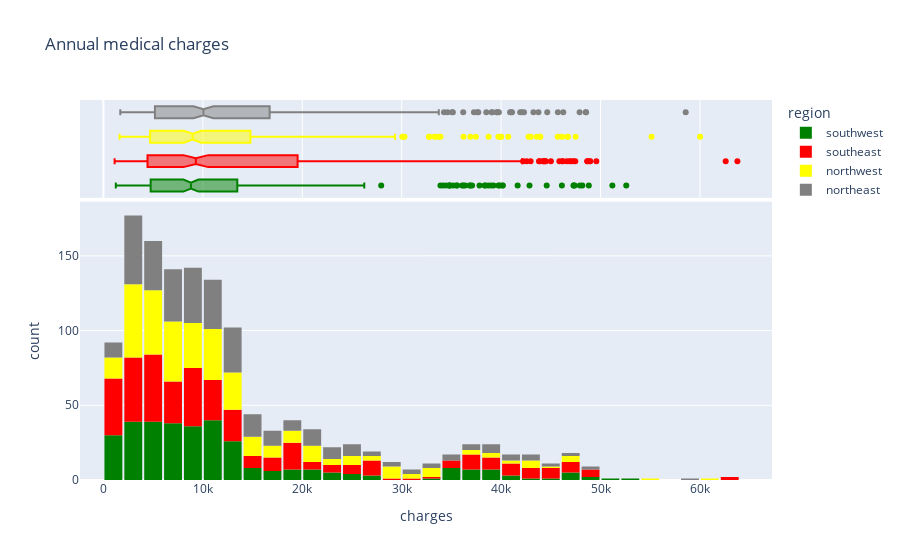

The code cell stored with this chart in its notebook:
### Markdown cell above
###
Annual medical charges show similar patterns for males and females, with most charges below $15,000 and a few extreme cases above $60,000. The medians and spreads are nearly identical, suggesting that sex alone does not strongly influence medical expenses; other factors are likely more significant.

### Code cell
fig = px.histogram(medical_df,
                  x='charges',
                  marginal='box',
                  color='region',
                  color_discrete_sequence=['green','red','yellow','grey'],
                  title='Annual medical charges')
fig.update_layout(bargap=0.1)
fig.show()

### Figure 1 — Plotly figure (JSON) as saved in the notebook; plotly's stock layout.template omitted (floating-point values rounded to 4 significant figures; data arrays with more than 128 entries replaced by an {"elided": "..."} marker saying what was removed)
{"data": [{"alignmentgroup": "True", "bingroup": "x", "hovertemplate": "region=southwest<br>charges=%{x}<br>count=%{y}<extra></extra>", "legendgroup": "southwest", "marker": {"color": "green", "pattern": {"shape": ""}}, "name": "southwest", "offsetgroup": "southwest", "orientation": "v", "showlegend": true, "type": "histogram", "x": {"elided": "325 float values"}, "xaxis": "x", "yaxis": "y"}, {"alignmentgroup": "True", "hovertemplate": "region=southwest<br>charges=%{x}<extra></extra>", "legendgroup": "southwest", "marker": {"color": "green"}, "name": "southwest", "notched": true, "offsetgroup": "southwest", "showlegend": false, "type": "box", "x": {"elided": "325 float values"}, "xaxis": "x2", "yaxis": "y2"}, {"alignmentgroup": "True", "bingroup": "x", "hovertemplate": "region=southeast<br>charges=%{x}<br>count=%{y}<extra></extra>", "legendgroup": "southeast", "marker": {"color": "red", "pattern": {"shape": ""}}, "name": "southeast", "offsetgroup": "southeast", "orientation": "v", "showlegend": true, "type": "histogram", "x": {"elided": "364 float values"}, "xaxis": "x", "yaxis": "y"}, {"alignmentgroup": "True", "hovertemplate": "region=southeast<br>charges=%{x}<extra></extra>", "legendgroup": "southeast", "marker": {"color": "red"}, "name": "southeast", "notched": true, "offsetgroup": "southeast", "showlegend": false, "type": "box", "x": {"elided": "364 float values"}, "xaxis": "x2", "yaxis": "y2"}, {"alignmentgroup": "True", "bingroup": "x", "hovertemplate": "region=northwest<br>charges=%{x}<br>count=%{y}<extra></extra>", "legendgroup": "northwest", "marker": {"color": "yellow", "pattern": {"shape": ""}}, "name": "northwest", "offsetgroup": "northwest", "orientation": "v", "showlegend": true, "type": "histogram", "x": {"elided": "325 float values"}, "xaxis": "x", "yaxis": "y"}, {"alignmentgroup": "True", "hovertemplate": "region=northwest<br>charges=%{x}<extra></extra>", "legendgroup": "northwest", "marker": {"color": "yellow"}, "name": "northwest", "notched": true, "offsetgroup": "northwest", "showlegend": false, "type": "box", "x": {"elided": "325 float values"}, "xaxis": "x2", "yaxis": "y2"}, {"alignmentgroup": "True", "bingroup": "x", "hovertemplate": "region=northeast<br>charges=%{x}<br>count=%{y}<extra></extra>", "legendgroup": "northeast", "marker": {"color": "grey", "pattern": {"shape": ""}}, "name": "northeast", "offsetgroup": "northeast", "orientation": "v", "showlegend": true, "type": "histogram", "x": {"elided": "324 float values"}, "xaxis": "x", "yaxis": "y"}, {"alignmentgroup": "True", "hovertemplate": "region=northeast<br>charges=%{x}<extra></extra>", "legendgroup": "northeast", "marker": {"color": "grey"}, "name": "northeast", "notched": true, "offsetgroup": "northeast", "showlegend": false, "type": "box", "x": {"elided": "324 float values"}, "xaxis": "x2", "yaxis": "y2"}], "layout": {"bargap": 0.1, "barmode": "relative", "legend": {"title": {"text": "region"}, "tracegroupgap": 0}, "title": {"text": "Annual medical charges"}, "xaxis": {"anchor": "y", "domain": [0, 1], "title": {"text": "charges"}}, "xaxis2": {"anchor": "y2", "domain": [0, 1], "matches": "x", "showgrid": true, "showticklabels": false}, "yaxis": {"anchor": "x", "domain": [0, 0.7326], "title": {"text": "count"}}, "yaxis2": {"anchor": "x2", "domain": [0.7426, 1], "matches": "y2", "showgrid": false, "showline": false, "showticklabels": false, "ticks": ""}}}
